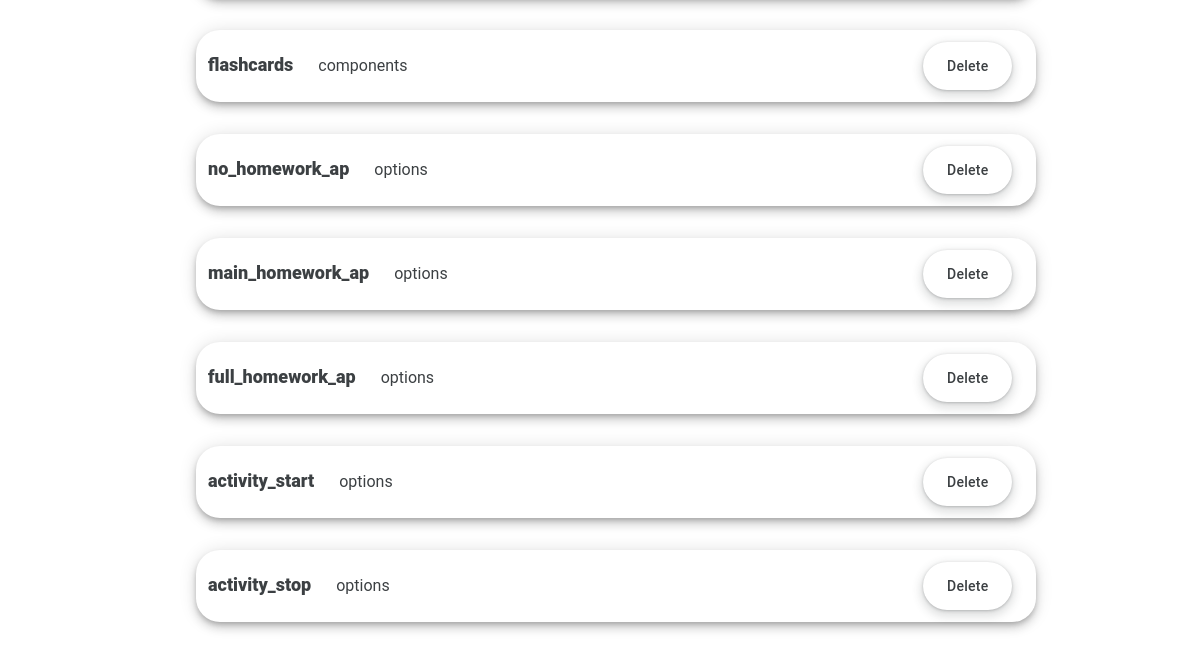
Page /prompts.html (signed in, lower part) on the earlier database version.
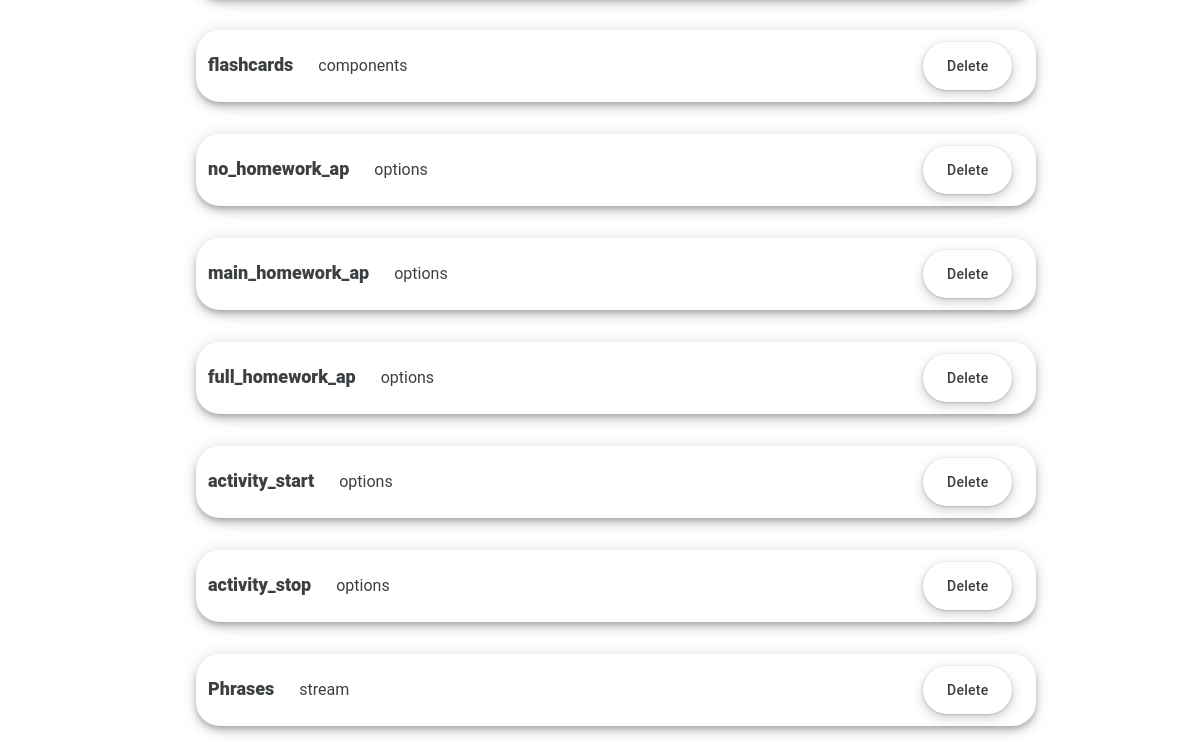
Same page on the later database version.
### nieszkolni_app/models.py (models this page shows)
class Prompt(models.Model):
    class Meta:
        unique_together = (("prompt", "parent"),)
    prompt = models.CharField(max_length=200, default="")
    parent = models.CharField(max_length=200, default="")
    pattern = models.CharField(max_length=200, default="")

### nieszkolni_app/views.py (the view, shortened to what this page needs)
# urls.py: path('prompts.html', views.prompts, name="prompts"),
@staff_member_required
def prompts(request):
    if request.user.is_authenticated:
        first_name = request.user.first_name
        last_name = request.user.last_name
        current_user = first_name + " " + last_name
        prompts = KnowledgeManager().display_all_prompts()
        return render(request, "prompts.html", {
            "prompts": prompts
            })

### nieszkolni_folder/audit_manager.py (called while the page is built)
    def check_if_clocked_in(self, clocking_user):
        with connection.cursor() as cursor:
            cursor.execute(f'''
                SELECT clock_out
                FROM nieszkolni_app_audit
                WHERE clocking_user = '{clocking_user}'
                AND entry_type = 'automatic'
                AND status = 'started'
                ORDER BY stamp DESC
                LIMIT 1
                ''')
            response = cursor.fetchone()
            if response is not None:
                if response[0] == 0:
                    status = True
                else:
                    status = False
            else:
                status = False
            return status

### nieszkolni_folder/knowledge_manager.py (called while the page is built)
    def display_all_prompts(self):
        with connection.cursor() as cursor:
            cursor.execute(f'''
                SELECT prompt, parent, pattern
                FROM nieszkolni_app_prompt
                ''')
            prompts = cursor.fetchall()
            return prompts

### nieszkolni_app/templates/prompts.html (shortened to what this page needs)
{% extends 'base.html' %}
{% block 'content' %}
<div class="list_container">
	<ul class="list">
		{% for prompt in prompts %}
			<form action="{% url 'prompts' %}" method="POST">
				<li class="list_item">
					<div class="list_content">{{ prompt.0 }}</div>
					<div class="list_content_inside">{{ prompt.1 }}</div>
					<button type="submit" class="list_button button_main" name="prompts_action" value="delete_prompt">Delete</button>
				</li>
			</form>
		{% endfor %}
	</ul>
</div>
{% endblock %}

Differences in the rows shown:
added Prompt: prompt "Phrases", parent "stream"
